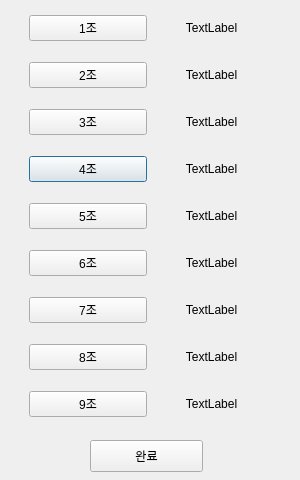
<?xml version="1.0" encoding="UTF-8"?>
<ui version="4.0">
 <class>Dialog</class>
 <widget class="QDialog" name="Dialog">
  <property name="geometry">
   <rect>
    <x>0</x>
    <y>0</y>
    <width>300</width>
    <height>480</height>
   </rect>
  </property>
  <property name="windowTitle">
   <string>Dialog</string>
  </property>
  <widget class="QWidget" name="gridLayoutWidget">
   <property name="geometry">
    <rect>
     <x>29</x>
     <y>0</y>
     <width>241</width>
     <height>441</height>
    </rect>
   </property>
   <layout class="QGridLayout" name="gridLayout">
    <item row="3" column="0">
     <widget class="QPushButton" name="pushButton_4">
      <property name="text">
       <string>4조</string>
      </property>
     </widget>
    </item>
    <item row="2" column="1">
     <widget class="QLabel" name="label_3">
      <property name="text">
       <string>TextLabel</string>
      </property>
      <property name="alignment">
       <set>Qt::AlignCenter</set>
      </property>
     </widget>
    </item>
    <item row="4" column="0">
     <widget class="QPushButton" name="pushButton_5">
      <property name="text">
       <string>5조</string>
      </property>
     </widget>
    </item>
    <item row="6" column="0">
     <widget class="QPushButton" name="pushButton_7">
      <property name="text">
       <string>7조</string>
      </property>
     </widget>
    </item>
    <item row="6" column="1">
     <widget class="QLabel" name="label_7">
      <property name="text">
       <string>TextLabel</string>
      </property>
      <property name="alignment">
       <set>Qt::AlignCenter</set>
      </property>
     </widget>
    </item>
    <item row="4" column="1">
     <widget class="QLabel" name="label_5">
      <property name="text">
       <string>TextLabel</string>
      </property>
      <property name="alignment">
       <set>Qt::AlignCenter</set>
      </property>
     </widget>
    </item>
    <item row="3" column="1">
     <widget class="QLabel" name="label_4">
      <property name="text">
       <string>TextLabel</string>
      </property>
      <property name="alignment">
       <set>Qt::AlignCenter</set>
      </property>
     </widget>
    </item>
    <item row="8" column="0">
     <widget class="QPushButton" name="pushButton_9">
      <property name="text">
       <string>9조</string>
      </property>
     </widget>
    </item>
    <item row="5" column="1">
     <widget class="QLabel" name="label_6">
      <property name="text">
       <string>TextLabel</string>
      </property>
      <property name="alignment">
       <set>Qt::AlignCenter</set>
      </property>
     </widget>
    </item>
    <item row="0" column="0">
     <widget class="QPushButton" name="pushButton">
      <property name="text">
       <string>1조</string>
      </property>
     </widget>
    </item>
    <item row="7" column="1">
     <widget class="QLabel" name="label_8">
      <property name="text">
       <string>TextLabel</string>
      </property>
      <property name="alignment">
       <set>Qt::AlignCenter</set>
      </property>
     </widget>
    </item>
    <item row="1" column="1">
     <widget class="QLabel" name="label_2">
      <property name="text">
       <string>TextLabel</string>
      </property>
      <property name="alignment">
       <set>Qt::AlignCenter</set>
      </property>
     </widget>
    </item>
    <item row="2" column="0">
     <widget class="QPushButton" name="pushButton_3">
      <property name="text">
       <string>3조</string>
      </property>
     </widget>
    </item>
    <item row="5" column="0">
     <widget class="QPushButton" name="pushButton_6">
      <property name="text">
       <string>6조</string>
      </property>
     </widget>
    </item>
    <item row="7" column="0">
     <widget class="QPushButton" name="pushButton_8">
      <property name="text">
       <string>8조</string>
      </property>
     </widget>
    </item>
    <item row="0" column="1">
     <widget class="QLabel" name="label">
      <property name="text">
       <string>TextLabel</string>
      </property>
      <property name="alignment">
       <set>Qt::AlignCenter</set>
      </property>
     </widget>
    </item>
    <item row="1" column="0">
     <widget class="QPushButton" name="pushButton_2">
      <property name="text">
       <string>2조</string>
      </property>
     </widget>
    </item>
    <item row="8" column="1">
     <widget class="QLabel" name="label_9">
      <property name="text">
       <string>TextLabel</string>
      </property>
      <property name="alignment">
       <set>Qt::AlignCenter</set>
      </property>
     </widget>
    </item>
   </layout>
  </widget>
  <widget class="QPushButton" name="pushButton_10">
   <property name="geometry">
    <rect>
     <x>90</x>
     <y>440</y>
     <width>113</width>
     <height>32</height>
    </rect>
   </property>
   <property name="text">
    <string>완료</string>
   </property>
  </widget>
 </widget>
 <resources/>
 <connections>
  <connection>
   <sender>pushButton_10</sender>
   <signal>clicked()</signal>
   <receiver>Dialog</receiver>
   <slot>close()</slot>
   <hints>
    <hint type="sourcelabel">
     <x>146</x>
     <y>455</y>
    </hint>
    <hint type="destinationlabel">
     <x>149</x>
     <y>239</y>
    </hint>
   </hints>
  </connection>
  <connection>
   <sender>pushButton</sender>
   <signal>clicked()</signal>
   <receiver>Dialog</receiver>
   <slot>btn_score_1()</slot>
   <hints>
    <hint type="sourcelabel">
     <x>65</x>
     <y>33</y>
    </hint>
    <hint type="destinationlabel">
     <x>21</x>
     <y>30</y>
    </hint>
   </hints>
  </connection>
  <connection>
   <sender>pushButton_2</sender>
   <signal>clicked()</signal>
   <receiver>Dialog</receiver>
   <slot>btn_score_2()</slot>
   <hints>
    <hint type="sourcelabel">
     <x>73</x>
     <y>70</y>
    </hint>
    <hint type="destinationlabel">
     <x>23</x>
     <y>72</y>
    </hint>
   </hints>
  </connection>
  <connection>
   <sender>pushButton_3</sender>
   <signal>clicked()</signal>
   <receiver>Dialog</receiver>
   <slot>btn_score_3()</slot>
   <hints>
    <hint type="sourcelabel">
     <x>71</x>
     <y>128</y>
    </hint>
    <hint type="destinationlabel">
     <x>13</x>
     <y>128</y>
    </hint>
   </hints>
  </connection>
  <connection>
   <sender>pushButton_4</sender>
   <signal>clicked()</signal>
   <receiver>Dialog</receiver>
   <slot>btn_score_4()</slot>
   <hints>
    <hint type="sourcelabel">
     <x>75</x>
     <y>169</y>
    </hint>
    <hint type="destinationlabel">
     <x>12</x>
     <y>170</y>
    </hint>
   </hints>
  </connection>
  <connection>
   <sender>pushButton_5</sender>
   <signal>clicked()</signal>
   <receiver>Dialog</receiver>
   <slot>btn_score_5()</slot>
   <hints>
    <hint type="sourcelabel">
     <x>78</x>
     <y>208</y>
    </hint>
    <hint type="destinationlabel">
     <x>14</x>
     <y>214</y>
    </hint>
   </hints>
  </connection>
  <connection>
   <sender>pushButton_6</sender>
   <signal>clicked()</signal>
   <receiver>Dialog</receiver>
   <slot>btn_score_6()</slot>
   <hints>
    <hint type="sourcelabel">
     <x>75</x>
     <y>270</y>
    </hint>
    <hint type="destinationlabel">
     <x>15</x>
     <y>270</y>
    </hint>
   </hints>
  </connection>
  <connection>
   <sender>pushButton_7</sender>
   <signal>clicked()</signal>
   <receiver>Dialog</receiver>
   <slot>btn_score_7()</slot>
   <hints>
    <hint type="sourcelabel">
     <x>76</x>
     <y>315</y>
    </hint>
    <hint type="destinationlabel">
     <x>17</x>
     <y>311</y>
    </hint>
   </hints>
  </connection>
  <connection>
   <sender>pushButton_8</sender>
   <signal>clicked()</signal>
   <receiver>Dialog</receiver>
   <slot>btn_score_8()</slot>
   <hints>
    <hint type="sourcelabel">
     <x>49</x>
     <y>347</y>
    </hint>
    <hint type="destinationlabel">
     <x>12</x>
     <y>347</y>
    </hint>
   </hints>
  </connection>
  <connection>
   <sender>pushButton_9</sender>
   <signal>clicked()</signal>
   <receiver>Dialog</receiver>
   <slot>btn_score_9()</slot>
   <hints>
    <hint type="sourcelabel">
     <x>68</x>
     <y>406</y>
    </hint>
    <hint type="destinationlabel">
     <x>6</x>
     <y>403</y>
    </hint>
   </hints>
  </connection>
 </connections>
 <slots>
  <slot>btn_score_1()</slot>
  <slot>btn_score_2()</slot>
  <slot>btn_score_3()</slot>
  <slot>btn_score_4()</slot>
  <slot>btn_score_5()</slot>
  <slot>btn_score_6()</slot>
  <slot>btn_score_7()</slot>
  <slot>btn_score_8()</slot>
  <slot>btn_score_9()</slot>
 </slots>
</ui>
